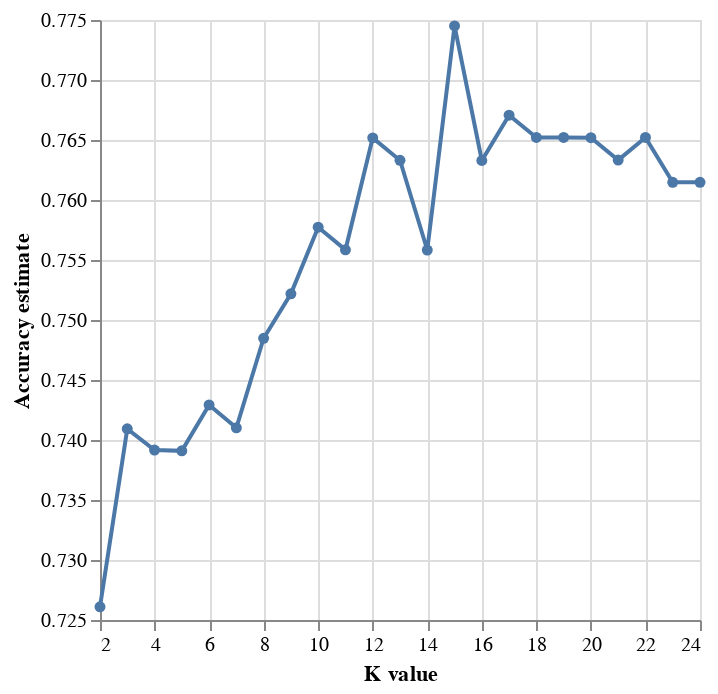

Notebook cell for this chart:
### Code cell
accuracies = pd.DataFrame(diabetes_gs.cv_results_)

cross_val_plot = alt.Chart(accuracies).mark_line(point=True).encode(
    x=alt.X("param_kneighborsclassifier__n_neighbors").title("K value"),
    y=alt.Y("mean_test_score").scale(zero = False).title("Accuracy estimate")
)

cross_val_plot

### Figure 1 — Vega-Lite specification as saved in the notebook (floating-point values rounded to 4 significant figures)
{"config": {"view": {"continuousWidth": 300, "continuousHeight": 300}}, "data": {"name": "data-4ec93a7860d8cc71b23776befce88cf8"}, "mark": {"type": "line", "point": true}, "encoding": {"x": {"field": "param_kneighborsclassifier__n_neighbors", "title": "K value", "type": "quantitative"}, "y": {"field": "mean_test_score", "scale": {"zero": false}, "title": "Accuracy estimate", "type": "quantitative"}}, "$schema": "https://vega.github.io/schema/vega-lite/v5.16.3.json", "datasets": {"data-4ec93a7860d8cc71b23776befce88cf8": [{"mean_fit_time": 0.01018, "std_fit_time": 0.003077, "mean_score_time": 0.008619, "std_score_time": 0.004742, "param_kneighborsclassifier__n_neighbors": 2, "params": {"kneighborsclassifier__n_neighbors": 2}, "split0_test_score": 0.7593, "split1_test_score": 0.7778, "split2_test_score": 0.7009, "split3_test_score": 0.6916, "split4_test_score": 0.7009, "mean_test_score": 0.7261, "std_test_score": 0.03529, "rank_test_score": 23, "split0_train_score": 0.8462, "split1_train_score": 0.8415, "split2_train_score": 0.8605, "split3_train_score": 0.8326, "split4_train_score": 0.8558, "mean_train_score": 0.8473, "std_train_score": 0.009982}, {"mean_fit_time": 0.009719, "std_fit_time": 0.005618, "mean_score_time": 0.008085, "std_score_time": 0.002965, "param_kneighborsclassifier__n_neighbors": 3, "params": {"kneighborsclassifier__n_neighbors": 3}, "split0_test_score": 0.7685, "split1_test_score": 0.8333, "split2_test_score": 0.6822, "split3_test_score": 0.729, "split4_test_score": 0.6916, "mean_test_score": 0.7409, "std_test_score": 0.05536, "rank_test_score": 20, "split0_train_score": 0.8252, "split1_train_score": 0.8298, "split2_train_score": 0.8488, "split3_train_score": 0.8372, "split4_train_score": 0.8605, "mean_train_score": 0.8403, "std_train_score": 0.01286}, {"mean_fit_time": 0.008791, "std_fit_time": 0.006863, "mean_score_time": 0.007714, "std_score_time": 0.002483, "param_kneighborsclassifier__n_neighbors": 4, "params": {"kneighborsclassifier__n_neighbors": 4}, "split0_test_score": 0.75, "split1_test_score": 0.7963, "split2_test_score": 0.7196, "split3_test_score": 0.7383, "split4_test_score": 0.6916, "mean_test_score": 0.7392, "std_test_score": 0.03472, "rank_test_score": 21, "split0_train_score": 0.8089, "split1_train_score": 0.7902, "split2_train_score": 0.8279, "split3_train_score": 0.814, "split4_train_score": 0.8279, "mean_train_score": 0.8138, "std_train_score": 0.01399}, {"mean_fit_time": 0.003886, "std_fit_time": 0.001181, "mean_score_time": 0.004009, "std_score_time": 0.0002547, "param_kneighborsclassifier__n_neighbors": 5, "params": {"kneighborsclassifier__n_neighbors": 5}, "split0_test_score": 0.787, "split1_test_score": 0.7963, "split2_test_score": 0.7196, "split3_test_score": 0.7103, "split4_test_score": 0.6822, "mean_test_score": 0.7391, "std_test_score": 0.04475, "rank_test_score": 22, "split0_train_score": 0.8135, "split1_train_score": 0.7995, "split2_train_score": 0.8372, "split3_train_score": 0.8279, "split4_train_score": 0.8465, "mean_train_score": 0.8249, "std_train_score": 0.01674}, {"mean_fit_time": 0.003716, "std_fit_time": 0.001789, "mean_score_time": 0.005158, "std_score_time": 0.002971, "param_kneighborsclassifier__n_neighbors": 6, "params": {"kneighborsclassifier__n_neighbors": 6}, "split0_test_score": 0.7685, "split1_test_score": 0.7685, "split2_test_score": 0.7196, "split3_test_score": 0.729, "split4_test_score": 0.729, "mean_test_score": 0.7429, "std_test_score": 0.02118, "rank_test_score": 18, "split0_train_score": 0.8065, "split1_train_score": 0.7832, "split2_train_score": 0.8, "split3_train_score": 0.8116, "split4_train_score": 0.8116, "mean_train_score": 0.8026, "std_train_score": 0.01059}, {"mean_fit_time": 0.003635, "std_fit_time": 0.0006907, "mean_score_time": 0.003939, "std_score_time": 0.0005506, "param_kneighborsclassifier__n_neighbors": 7, "params": {"kneighborsclassifier__n_neighbors": 7}, "split0_test_score": 0.7685, "split1_test_score": 0.787, "split2_test_score": 0.729, "split3_test_score": 0.729, "split4_test_score": 0.6916, "mean_test_score": 0.741, "std_test_score": 0.03349, "rank_test_score": 19, "split0_train_score": 0.8135, "split1_train_score": 0.7786, "split2_train_score": 0.807, "split3_train_score": 0.8186, "split4_train_score": 0.807, "mean_train_score": 0.8049, "std_train_score": 0.01389}, {"mean_fit_time": 0.005345, "std_fit_time": 0.002953, "mean_score_time": 0.005397, "std_score_time": 0.001884, "param_kneighborsclassifier__n_neighbors": 8, "params": {"kneighborsclassifier__n_neighbors": 8}, "split0_test_score": 0.7685, "split1_test_score": 0.7963, "split2_test_score": 0.7477, "split3_test_score": 0.7196, "split4_test_score": 0.7103, "mean_test_score": 0.7485, "std_test_score": 0.03156, "rank_test_score": 17, "split0_train_score": 0.8112, "split1_train_score": 0.7739, "split2_train_score": 0.7977, "split3_train_score": 0.8209, "split4_train_score": 0.7953, "mean_train_score": 0.7998, "std_train_score": 0.01595}, {"mean_fit_time": 0.005073, "std_fit_time": 0.001886, "mean_score_time": 0.005595, "std_score_time": 0.00105, "param_kneighborsclassifier__n_neighbors": 9, "params": {"kneighborsclassifier__n_neighbors": 9}, "split0_test_score": 0.8056, "split1_test_score": 0.7778, "split2_test_score": 0.757, "split3_test_score": 0.7196, "split4_test_score": 0.7009, "mean_test_score": 0.7522, "std_test_score": 0.03798, "rank_test_score": 16, "split0_train_score": 0.7949, "split1_train_score": 0.7925, "split2_train_score": 0.7977, "split3_train_score": 0.8302, "split4_train_score": 0.8023, "mean_train_score": 0.8035, "std_train_score": 0.01374}, {"mean_fit_time": 0.004342, "std_fit_time": 0.001315, "mean_score_time": 0.00497, "std_score_time": 0.001955, "param_kneighborsclassifier__n_neighbors": 10, "params": {"kneighborsclassifier__n_neighbors": 10}, "split0_test_score": 0.8056, "split1_test_score": 0.8056, "split2_test_score": 0.757, "split3_test_score": 0.7196, "split4_test_score": 0.7009, "mean_test_score": 0.7577, "std_test_score": 0.04302, "rank_test_score": 13, "split0_train_score": 0.8042, "split1_train_score": 0.7855, "split2_train_score": 0.8023, "split3_train_score": 0.814, "split4_train_score": 0.7953, "mean_train_score": 0.8003, "std_train_score": 0.009464}, {"mean_fit_time": 0.004118, "std_fit_time": 0.001832, "mean_score_time": 0.00431, "std_score_time": 0.001103, "param_kneighborsclassifier__n_neighbors": 11, "params": {"kneighborsclassifier__n_neighbors": 11}, "split0_test_score": 0.8241, "split1_test_score": 0.7963, "split2_test_score": 0.7664, "split3_test_score": 0.7009, "split4_test_score": 0.6916, "mean_test_score": 0.7558, "std_test_score": 0.05205, "rank_test_score": 14, "split0_train_score": 0.7995, "split1_train_score": 0.7949, "split2_train_score": 0.807, "split3_train_score": 0.8186, "split4_train_score": 0.8023, "mean_train_score": 0.8045, "std_train_score": 0.008089}, {"mean_fit_time": 0.004512, "std_fit_time": 0.002171, "mean_score_time": 0.004011, "std_score_time": 0.0003416, "param_kneighborsclassifier__n_neighbors": 12, "params": {"kneighborsclassifier__n_neighbors": 12}, "split0_test_score": 0.8241, "split1_test_score": 0.8056, "split2_test_score": 0.757, "split3_test_score": 0.7103, "split4_test_score": 0.729, "mean_test_score": 0.7652, "std_test_score": 0.04357, "rank_test_score": 7, "split0_train_score": 0.8019, "split1_train_score": 0.7879, "split2_train_score": 0.7977, "split3_train_score": 0.807, "split4_train_score": 0.7953, "mean_train_score": 0.7979, "std_train_score": 0.006404}, {"mean_fit_time": 0.003253, "std_fit_time": 0.0004899, "mean_score_time": 0.005606, "std_score_time": 0.002041, "param_kneighborsclassifier__n_neighbors": 13, "params": {"kneighborsclassifier__n_neighbors": 13}, "split0_test_score": 0.8241, "split1_test_score": 0.8056, "split2_test_score": 0.7664, "split3_test_score": 0.7103, "split4_test_score": 0.7103, "mean_test_score": 0.7633, "std_test_score": 0.04714, "rank_test_score": 9, "split0_train_score": 0.8042, "split1_train_score": 0.7855, "split2_train_score": 0.8, "split3_train_score": 0.8116, "split4_train_score": 0.8, "mean_train_score": 0.8003, "std_train_score": 0.008501}, {"mean_fit_time": 0.003562, "std_fit_time": 0.001387, "mean_score_time": 0.005091, "std_score_time": 0.001633, "param_kneighborsclassifier__n_neighbors": 14, "params": {"kneighborsclassifier__n_neighbors": 14}, "split0_test_score": 0.8333, "split1_test_score": 0.7963, "split2_test_score": 0.729, "split3_test_score": 0.7009, "split4_test_score": 0.7196, "mean_test_score": 0.7558, "std_test_score": 0.05038, "rank_test_score": 15, "split0_train_score": 0.7879, "split1_train_score": 0.7809, "split2_train_score": 0.8047, "split3_train_score": 0.814, "split4_train_score": 0.7953, "mean_train_score": 0.7965, "std_train_score": 0.01175}, {"mean_fit_time": 0.003615, "std_fit_time": 0.0009591, "mean_score_time": 0.004855, "std_score_time": 0.001349, "param_kneighborsclassifier__n_neighbors": 15, "params": {"kneighborsclassifier__n_neighbors": 15}, "split0_test_score": 0.8241, "split1_test_score": 0.8148, "split2_test_score": 0.7664, "split3_test_score": 0.7383, "split4_test_score": 0.729, "mean_test_score": 0.7745, "std_test_score": 0.03881, "rank_test_score": 1, "split0_train_score": 0.7949, "split1_train_score": 0.7809, "split2_train_score": 0.7953, "split3_train_score": 0.8209, "split4_train_score": 0.807, "mean_train_score": 0.7998, "std_train_score": 0.01342}, {"mean_fit_time": 0.005287, "std_fit_time": 0.00175, "mean_score_time": 0.005619, "std_score_time": 0.001252, "param_kneighborsclassifier__n_neighbors": 16, "params": {"kneighborsclassifier__n_neighbors": 16}, "split0_test_score": 0.8333, "split1_test_score": 0.8056, "split2_test_score": 0.7477, "split3_test_score": 0.7196, "split4_test_score": 0.7103, "mean_test_score": 0.7633, "std_test_score": 0.04828, "rank_test_score": 10, "split0_train_score": 0.7832, "split1_train_score": 0.7692, "split2_train_score": 0.8047, "split3_train_score": 0.8209, "split4_train_score": 0.8, "mean_train_score": 0.7956, "std_train_score": 0.01784}, {"mean_fit_time": 0.002837, "std_fit_time": 0.000111, "mean_score_time": 0.005307, "std_score_time": 0.001703, "param_kneighborsclassifier__n_neighbors": 17, "params": {"kneighborsclassifier__n_neighbors": 17}, "split0_test_score": 0.8148, "split1_test_score": 0.8056, "split2_test_score": 0.7477, "split3_test_score": 0.7383, "split4_test_score": 0.729, "mean_test_score": 0.7671, "std_test_score": 0.03582, "rank_test_score": 2, "split0_train_score": 0.7902, "split1_train_score": 0.7762, "split2_train_score": 0.8093, "split3_train_score": 0.8116, "split4_train_score": 0.8, "mean_train_score": 0.7975, "std_train_score": 0.01305}, {"mean_fit_time": 0.002893, "std_fit_time": 0.0004177, "mean_score_time": 0.003851, "std_score_time": 0.0001223, "param_kneighborsclassifier__n_neighbors": 18, "params": {"kneighborsclassifier__n_neighbors": 18}, "split0_test_score": 0.8148, "split1_test_score": 0.7963, "split2_test_score": 0.757, "split3_test_score": 0.729, "split4_test_score": 0.729, "mean_test_score": 0.7652, "std_test_score": 0.03499, "rank_test_score": 3, "split0_train_score": 0.7786, "split1_train_score": 0.7739, "split2_train_score": 0.8093, "split3_train_score": 0.8047, "split4_train_score": 0.7884, "mean_train_score": 0.791, "std_train_score": 0.01397}, {"mean_fit_time": 0.007016, "std_fit_time": 0.007586, "mean_score_time": 0.004532, "std_score_time": 0.001309, "param_kneighborsclassifier__n_neighbors": 19, "params": {"kneighborsclassifier__n_neighbors": 19}, "split0_test_score": 0.8241, "split1_test_score": 0.787, "split2_test_score": 0.7664, "split3_test_score": 0.729, "split4_test_score": 0.7196, "mean_test_score": 0.7652, "std_test_score": 0.0383, "rank_test_score": 3, "split0_train_score": 0.7786, "split1_train_score": 0.7762, "split2_train_score": 0.8209, "split3_train_score": 0.807, "split4_train_score": 0.793, "mean_train_score": 0.7951, "std_train_score": 0.01699}, {"mean_fit_time": 0.002848, "std_fit_time": 0.0004865, "mean_score_time": 0.004114, "std_score_time": 0.0007514, "param_kneighborsclassifier__n_neighbors": 20, "params": {"kneighborsclassifier__n_neighbors": 20}, "split0_test_score": 0.8241, "split1_test_score": 0.7963, "split2_test_score": 0.7383, "split3_test_score": 0.729, "split4_test_score": 0.7383, "mean_test_score": 0.7652, "std_test_score": 0.03792, "rank_test_score": 6, "split0_train_score": 0.7739, "split1_train_score": 0.7762, "split2_train_score": 0.8116, "split3_train_score": 0.807, "split4_train_score": 0.793, "mean_train_score": 0.7923, "std_train_score": 0.01541}, {"mean_fit_time": 0.003332, "std_fit_time": 0.0008921, "mean_score_time": 0.004827, "std_score_time": 0.001284, "param_kneighborsclassifier__n_neighbors": 21, "params": {"kneighborsclassifier__n_neighbors": 21}, "split0_test_score": 0.8333, "split1_test_score": 0.787, "split2_test_score": 0.7477, "split3_test_score": 0.7196, "split4_test_score": 0.729, "mean_test_score": 0.7633, "std_test_score": 0.04195, "rank_test_score": 8, "split0_train_score": 0.7786, "split1_train_score": 0.7762, "split2_train_score": 0.8093, "split3_train_score": 0.8116, "split4_train_score": 0.7977, "mean_train_score": 0.7947, "std_train_score": 0.0149}, {"mean_fit_time": 0.002689, "std_fit_time": 7.75e-05, "mean_score_time": 0.004193, "std_score_time": 0.0005307, "param_kneighborsclassifier__n_neighbors": 22, "params": {"kneighborsclassifier__n_neighbors": 22}, "split0_test_score": 0.8241, "split1_test_score": 0.787, "split2_test_score": 0.7477, "split3_test_score": 0.7383, "split4_test_score": 0.729, "mean_test_score": 0.7652, "std_test_score": 0.03546, "rank_test_score": 3, "split0_train_score": 0.7786, "split1_train_score": 0.7786, "split2_train_score": 0.814, "split3_train_score": 0.8023, "split4_train_score": 0.7907, "mean_train_score": 0.7928, "std_train_score": 0.01377}, {"mean_fit_time": 0.002767, "std_fit_time": 0.0001197, "mean_score_time": 0.004229, "std_score_time": 0.0003103, "param_kneighborsclassifier__n_neighbors": 23, "params": {"kneighborsclassifier__n_neighbors": 23}, "split0_test_score": 0.8241, "split1_test_score": 0.787, "split2_test_score": 0.7477, "split3_test_score": 0.729, "split4_test_score": 0.7196, "mean_test_score": 0.7615, "std_test_score": 0.03891, "rank_test_score": 11, "split0_train_score": 0.7716, "split1_train_score": 0.7879, "split2_train_score": 0.8, "split3_train_score": 0.8093, "split4_train_score": 0.7977, "mean_train_score": 0.7933, "std_train_score": 0.01282}, {"mean_fit_time": 0.003339, "std_fit_time": 0.0008937, "mean_score_time": 0.003859, "std_score_time": 0.0001246, "param_kneighborsclassifier__n_neighbors": 24, "params": {"kneighborsclassifier__n_neighbors": 24}, "split0_test_score": 0.8148, "split1_test_score": 0.7963, "split2_test_score": 0.7383, "split3_test_score": 0.729, "split4_test_score": 0.729, "mean_test_score": 0.7615, "std_test_score": 0.03662, "rank_test_score": 11, "split0_train_score": 0.7692, "split1_train_score": 0.7739, "split2_train_score": 0.8, "split3_train_score": 0.8093, "split4_train_score": 0.7977, "mean_train_score": 0.79, "std_train_score": 0.01564}]}}
